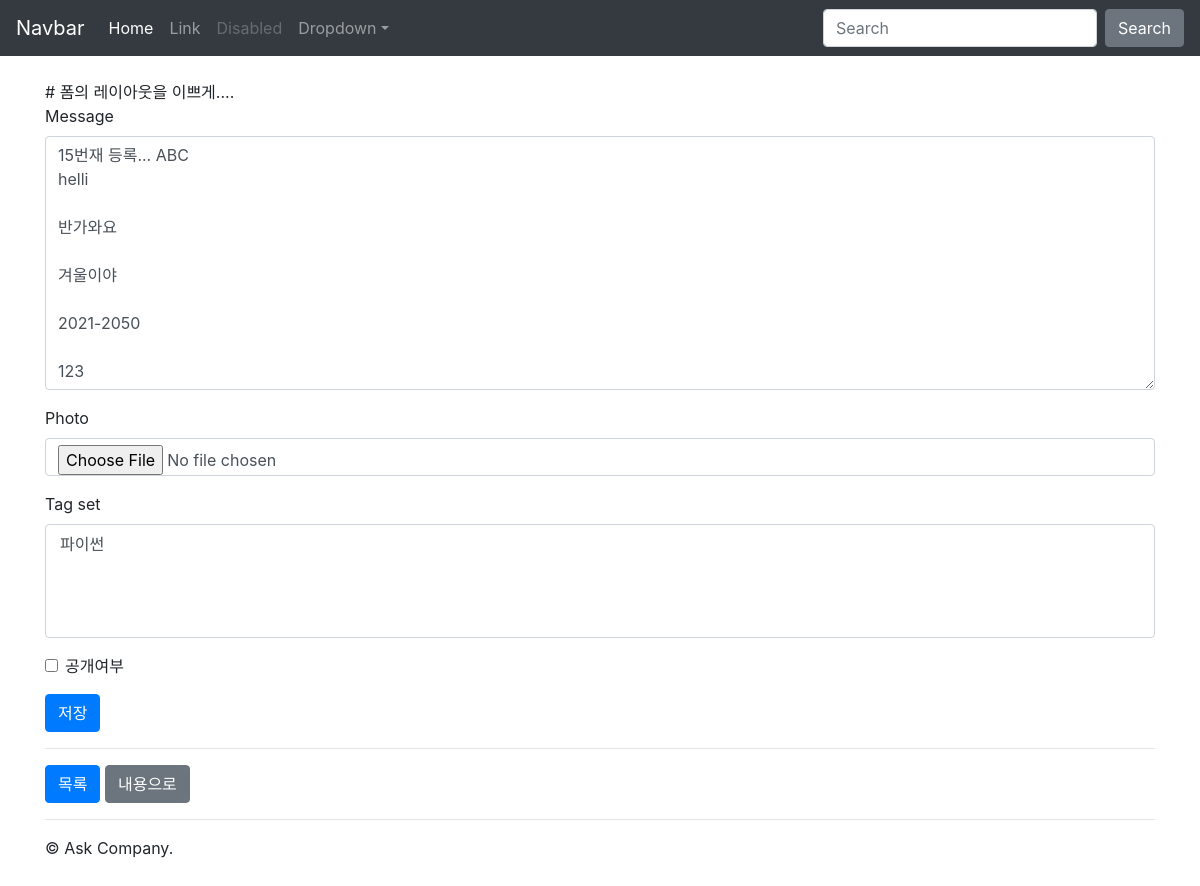
The page /instagram/13/edit/ (signed in) on the database as committed earlier.
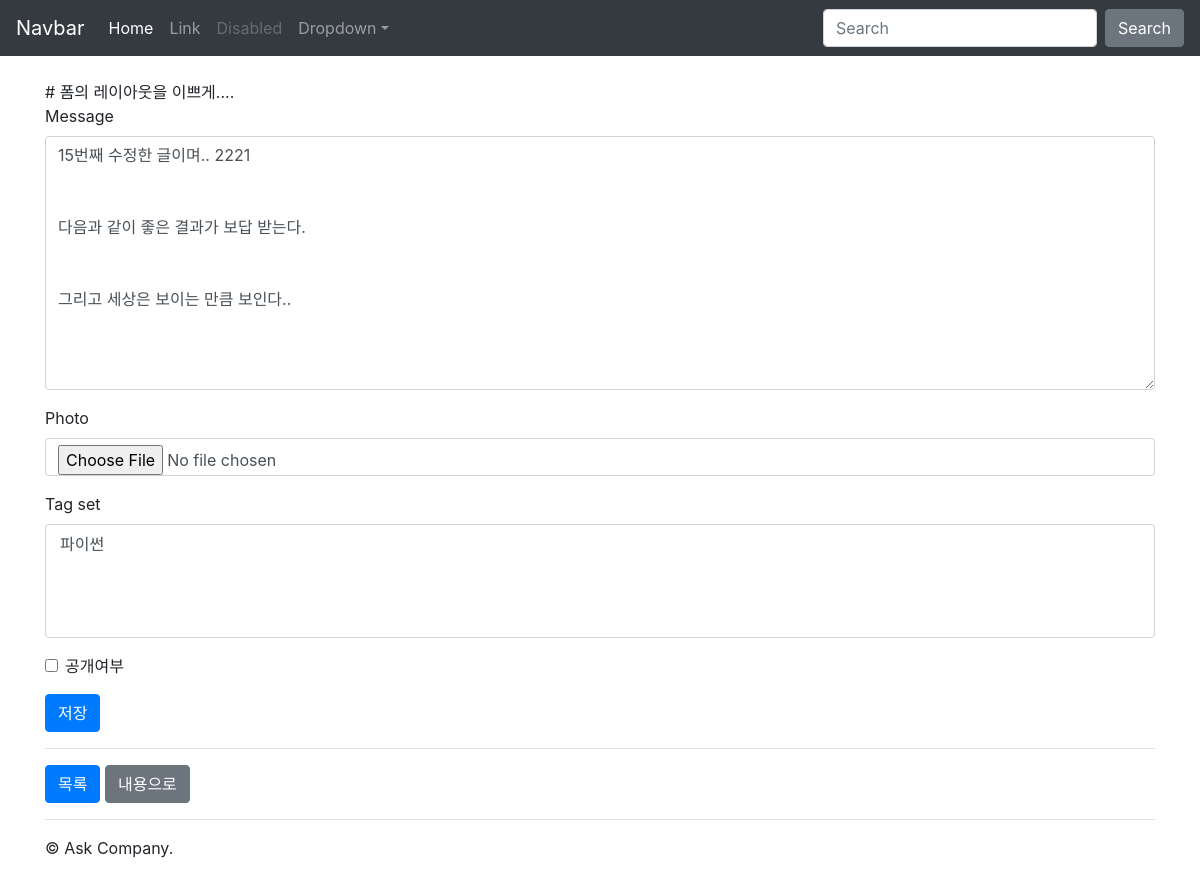
The same page on the database as committed later.
### instagram/models.py (models this page shows, shortened)
class Post(models.Model):
    author = models.ForeignKey(settings.AUTH_USER_MODEL, on_delete=CASCADE, related_name="instagram_post_set")
    message = models.TextField(
        validators=[MinLengthValidator(10)]
    )
    photo = models.ImageField(blank=True, upload_to='instagram/post/images/%Y/%m/%d/')
    tag_set = models.ManyToManyField('Tag', blank=True)
    is_public = models.BooleanField(default=False, verbose_name='공개여부')
    created_at = models.DateTimeField(auto_now_add=True)
    updated_at = models.DateTimeField(auto_now=True)
    class Meta:
        ordering = ['-id']
    def get_absolute_url(self):
        return reverse('instagram:post_detail', args=[self.pk])
    def message_length(self):
        return len(self.message)
    message_length.short_description = "메시지 글자수"

### instagram/views.py (the view)
# urls.py: path('<int:pk>/edit/', views.post_edit, name='post_edit'),
@login_required
def post_edit(request, pk):
    post = get_object_or_404(Post, pk=pk)
    if request.user != post.author:
        messages.error(request, '작성자만 수정할 수 있습니다.')
        return redirect(post)
    if request.method == "POST":
        form = PostForm(request.POST, request.FILES, instance=post)
        if form.is_valid():
            post = form.save()
            messages.success(request, '포스팅을 수정했습니다.')
            return redirect(post)
    else:
        form = PostForm(instance=post)
    return render(request, 'instagram/post_form.html', {
        'form': form,
        'post': post,
    })

### instagram/forms/form_PostForm.py (shortened to what this page needs)
class PostForm(forms.ModelForm):
    class Meta:
        model = Post
        fields = ['message', 'photo', 'tag_set', 'is_public']

### instagram/models.py (called while the page is built)
    def __str__(self):
        return self.name

### instagram/templates/instagram/post_form.html (shortened to what this page needs)
{% extends "instagram/layout.html" %}
{% load bootstrap4 %}
{% block content %}
    <form action="" method="post" enctype="multipart/form-data">
        # 폼의 레이아웃을 이쁘게....
        {% bootstrap_form form %}
        <input type="submit" class="btn btn-primary" value="저장" />
    <hr>
    <a href="{% url 'instagram:post_list' %}" class="btn btn-primary">목록</a>
    {% if post %}
        <a href="{{ post.get_absolute_url }}" class="btn btn-secondary">내용으로</a>
    {% endif %}
{% endblock %}

Rows that differ between the two databases and show on the page:
changed Post: message "15번재 등록... ABC helli 반가와요 겨울이야 2021-2050 123" → "15번째 수정한 글이며.. 2221 다음과 같이 좋은 결과가 보답 받는다. 그리고 세상은 보이는 만큼 보인다.."
